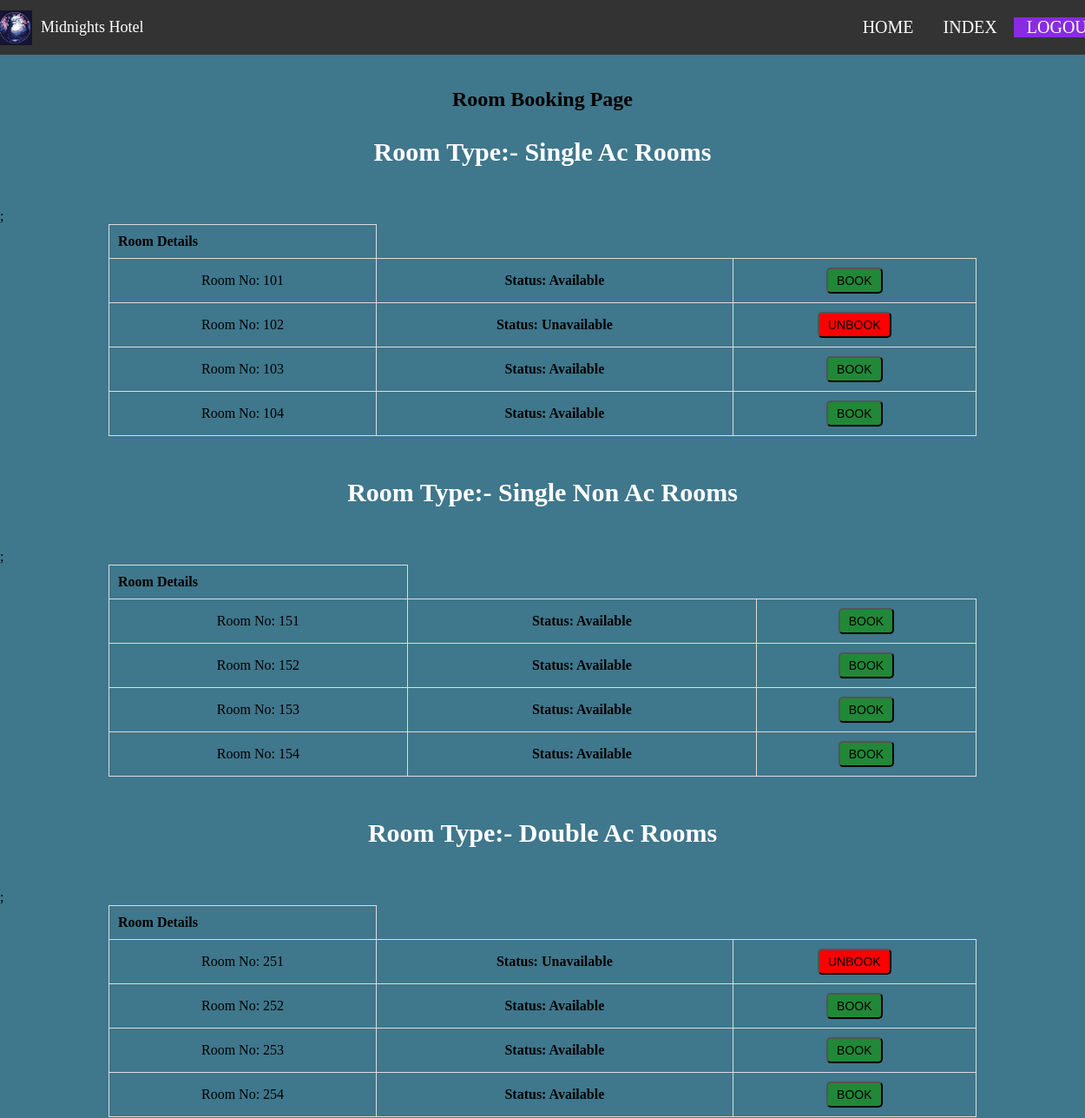
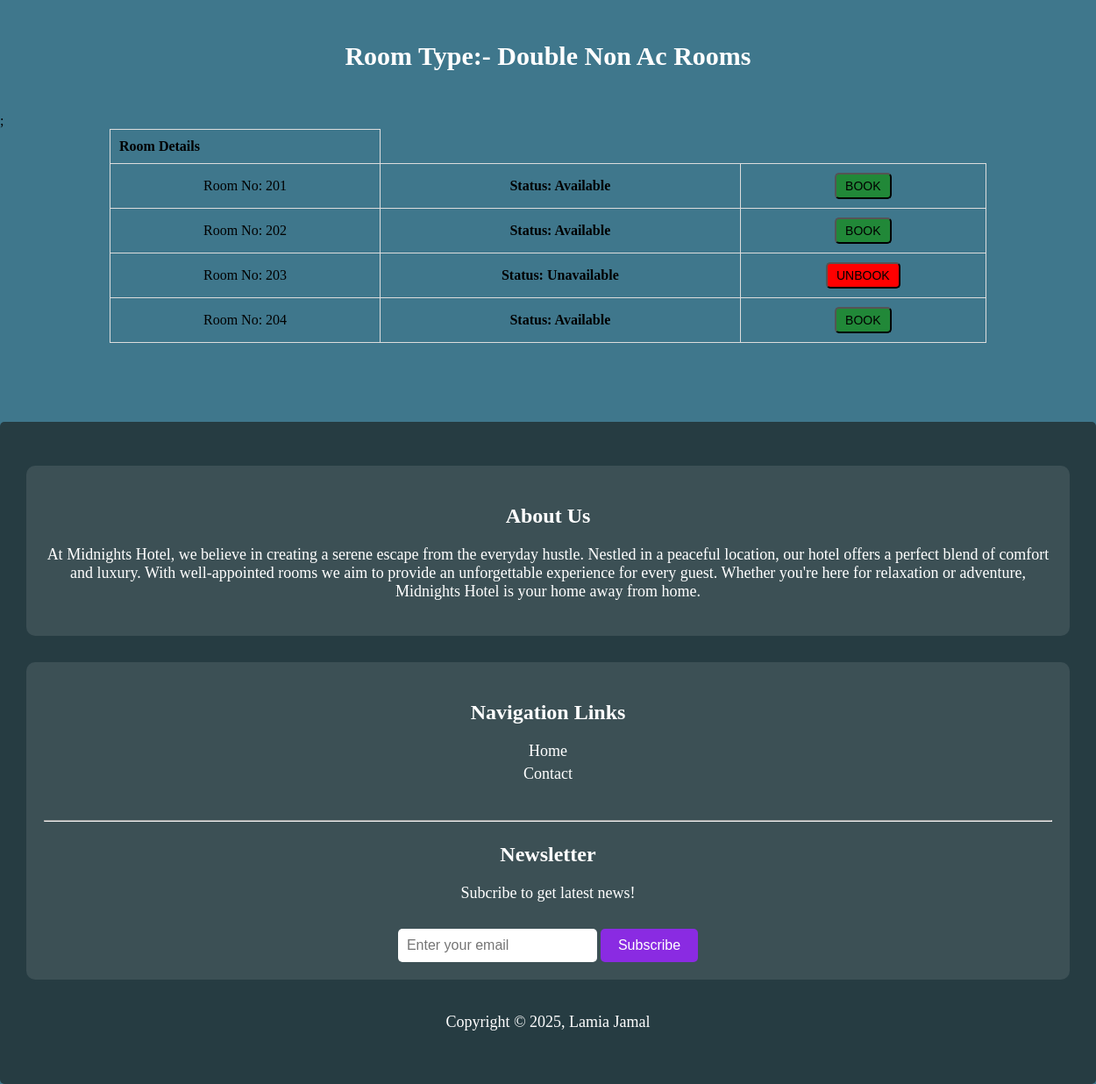
The page /admin/rooms.php on the database its author committed (2 pictures, top to bottom).
### tables this page shows
CREATE TABLE single_ac (
    room_no INT AUTO_INCREMENT PRIMARY KEY,
    holder_name VARCHAR(100),
    holder_id INT,
    holder_email VARCHAR(100),
    holder_mobile VARCHAR(100),
    holder_address VARCHAR(250),
    in_date VARCHAR(100),
    out_date VARCHAR(100),
    status INT,
    price int(100)
);

CREATE TABLE single_non_ac (
    room_no INT AUTO_INCREMENT PRIMARY KEY,
    holder_name VARCHAR(100),
    holder_id INT,
    holder_email VARCHAR(100),
    holder_mobile VARCHAR(100),
    holder_address VARCHAR(250),
    in_date VARCHAR(100),
    out_date VARCHAR(100),
    status INT,
    price int(100)
);

CREATE TABLE double_ac (
    room_no INT AUTO_INCREMENT PRIMARY KEY,
    holder_name VARCHAR(100),
    holder_id INT,
    holder_email VARCHAR(100),
    holder_mobile VARCHAR(100),
    holder_address VARCHAR(250),
    in_date VARCHAR(100),
    out_date VARCHAR(100),
    status INT,
    price int(100)
);

CREATE TABLE double_non_ac (
    room_no INT AUTO_INCREMENT PRIMARY KEY,
    holder_name VARCHAR(100),
    holder_id INT,
    holder_email VARCHAR(100),
    holder_mobile VARCHAR(100),
    holder_address VARCHAR(250),
    in_date VARCHAR(100),
    out_date VARCHAR(100),
    status INT,
    price int(100)
);

### connect.php (called while the page is built, shortened)
<?php
class database
{
    private $host = "localhost";
    private $username = "root";
    private $password = "";
    private $db = "hotel_management_systemdb";
    function connectdb()
    {
        $connection = mysqli_connect($this->host, $this->username, $this->password, $this->db);
        return $connection;
    }
    function read($query)
    {
        $conn = $this->connectdb();
        $result = mysqli_query($conn, $query);
        if(!$result)
        {
            return false;
        }
        else
        {
            $data = false;
            while($row = mysqli_fetch_assoc($result))
            {
                $data[] = $row;
            }
            return $data;
        }
    }
}
?>

### class/room2.php (the view, shortened to what this page needs)
<?php
include("../connect.php");
function table($table_name)
{
    $query = "SELECT * FROM " . $table_name . ";";
    $DB = new database();
    $result = $DB->read($query);
    if ($result && is_array($result))
    {
        $user_count = 0;
        $totalRows = count($result);
        while($user_count < $totalRows)
        {
            $row = $result[$user_count];
            echo "<tr><td>Room No: " . $row['room_no'] . "</td>";
            if($row["status"]==0)
            {
                $room_no = $row['room_no'];
                echo "<td><b>Status: Available</b></td>
                      <td>
                        <form method='POST'>
                            <input type='hidden' name='table' value='$table_name'>
                            <input type='hidden' name='room_id' value='$room_no'>
                            <input type='hidden' name='action' value='book'>
                            <button id='a' type='submit'>BOOK</button>
                        </form>
                      </td>";
            }
            else
            {
                $room_no = $row['room_no'];
                echo "<td><b>Status: Unavailable</b></td>
                    <td>
                        <form method='POST'>
                            <input type='hidden' name='table' value='$table_name'>
                            <input type='hidden' name='room_id' value='$room_no'>
                            <input type='hidden' name='action' value='unbook'>
                            <button id='b' type='submit'>UNBOOK</button>
                        </form>
                    </td>";
            }
            echo "</tr>";
            $user_count++;
        }
    }
}
?>

### admin/rooms.php (shortened to what this page needs)
<?php include("../class/room2.php"); ?>
<!DOCTYPE html>
<html lang="en">
<head>
    <link rel="stylesheet" href="../css.css">
</head>
<body>
    <div><br>
        <center><h2>Room Booking Page</h2></center>
        <center><h3 id="h3">Room Type:-  Single Ac Rooms</h3></center><br>
        <table>
            <tr>
            <th>Room Details</th>;
            </tr>
            <?php table("single_ac");?>
        </table>
    </div>
    <div><br>
        <center><h3 id="h3">Room Type:-  Single Non Ac Rooms</h3></center><br>
        <table>
            <tr>
            <th>Room Details</th>;
            </tr>
            <?php table("single_non_ac");?>
        </table>
    </div>
    <div><br>
        <center><h3 id="h3">Room Type:-  Double Ac Rooms</h3></center><br>
        <table>
            <tr>
            <th>Room Details</th>;
            </tr>
            <?php table("double_ac");?>
        </table>
    </div>
    <div><br>
        <center><h3 id="h3">Room Type:-  Double Non Ac Rooms</h3></center><br>
        <table>
            <tr>
            <th>Room Details</th>;
            </tr>
            <?php table("double_non_ac");?>
        </table>
    </div><br><br><br><br><br>
</body>
</html>

### css.css (style rules this page uses)
#navbar { position: sticky; top: 0; font-size: 20px; background-color: #323d42; padding: 8px 20px; transition: all 0.3s; height: auto; display: flex; align-items: center; justify-content: space-between; z-index: 10; background-size: cover; margin-left: -13px; margin-right: -40px; }
#option { display: flex; align-items: center; gap: 4px; flex-wrap: wrap; }
.btn { padding: 10px 15px; text-decoration: none; color: white; transition: color 0.3s, background-color 0.3s; }
#more { background-color: #263c42; color: white; padding: 40px 20px; text-align: center; display: flex; flex-wrap: wrap; justify-content: space-around; border-radius: 5px; }
#more h3 { font-size: 24px; margin-bottom: 20px; }
#more p { font-size: 18px; margin-bottom: 20px; }
.about, .navigation { background-color: rgba(255, 255, 255, 0.1); border-radius: 10px; padding: 20px; margin: 10px; }
#more .navigation ul { list-style: none; padding: 0; }
#more .navigation li { margin: 5px 0; }
#more .navigation a { text-decoration: none; color: white; font-size: 18px; transition: color 0.3s; }
.newsletter-input { padding: 10px; font-size: 16px; border-radius: 5px; border: none; max-width: 300px; }
.subscribe-btn { padding: 10px 20px; font-size: 16px; background-color: blueviolet; color: white; border: none; border-radius: 5px; cursor: pointer; transition: background-color 0.3s; margin-top: 10px; }
.about, .navigation { width: 100%; margin-bottom: 20px; }
#h3 { font-size:30px; color:white; }
table { width: 80%; margin: 0 auto; border-collapse: collapse; }
th, td { padding: 10px; border: 1px solid #ddd; text-align: left; }
td { text-align: center; }
button { padding: 5px 10px; font-size: 14px; cursor: pointer; }
#a { background-color: #218838; border-radius: 5px; }
#b { background-color: red; border-radius: 5px; }

### rows shown on the page
single_ac: room_no "101"
single_ac: room_no "102"
single_ac: room_no "103"
single_ac: room_no "104"
single_non_ac: room_no "151"
single_non_ac: room_no "152"
single_non_ac: room_no "153"
single_non_ac: room_no "154"
double_ac: room_no "251"
double_ac: room_no "252"
double_ac: room_no "253"
double_ac: room_no "254"
double_non_ac: room_no "201"
double_non_ac: room_no "202"
double_non_ac: room_no "203"
double_non_ac: room_no "204"
